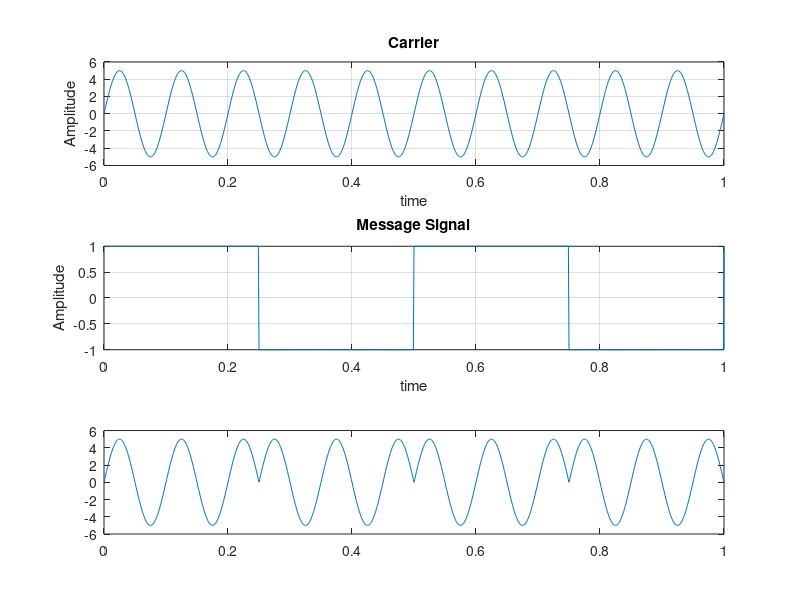
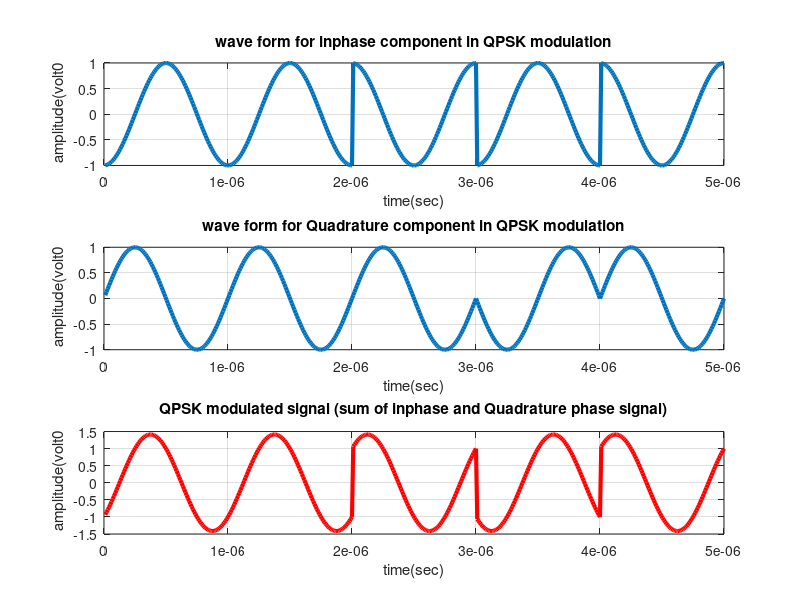

Here is the MATLAB script that generated these plots, in order: (Note: this script raises an error after producing the figures.)
clc
clear all
close all

%BPSK
A=5;
t=0:.001:1;
f1=10;
f2=2;
b=A.*sin(2*pi*f1*t);%Carrier Sine
subplot(3,1,1);
%figure
plot(t,b);
xlabel('time');
ylabel('Amplitude');
title('Carrier');
grid on;

u=square(2*pi*f2*t);%Message signal
subplot(3,1,2);
%figure
plot(t,u);
xlabel('time');
ylabel('Amplitude');
title('Message Signal');
grid on;

v=b.*u;
subplot(3,1,3);
plot(t,v)

%QPSK
data=[0  1 0 1 1 1 0 0 1 1]; % information

data_NZR=2*data-1; % Data Represented at NZR form for QPSK modulation
s_p_data=reshape(data_NZR,2,length(data)/2);  % S/P convertion of data

br=10.^6; %transmission bit rate  
f=br;
T=1/br; % bit duration
t=T/99:T/99:T; % Time vector for one bit information

%QPSK modulation
y=[];
y_in=[];
y_qd=[];
for(o=1:length(data)/2)
    y1=s_p_data(1,o)*cos(2*pi*f*t); % inphase component
    y2=s_p_data(2,o)*sin(2*pi*f*t) ;% Quadrature component
    y_in=[y_in y1]; % inphase signal vector
    y_qd=[y_qd y2]; %quadrature signal vector
    y=[y y1+y2]; % modulated signal vector
end
Tx_sig=y; % transmitting signal after modulation
tt=T/99:T/99:(T*length(data))/2;

figure(2)

subplot(3,1,1);
plot(tt,y_in,'linewidth',3), grid on;
title(' wave form for inphase component in QPSK modulation ');
xlabel('time(sec)');
ylabel(' amplitude(volt0');

subplot(3,1,2);
plot(tt,y_qd,'linewidth',3), grid on;
title(' wave form for Quadrature component in QPSK modulation ');
xlabel('time(sec)');
ylabel(' amplitude(volt0');

subplot(3,1,3);
plot(tt,Tx_sig,'r','linewidth',3), grid on;
title('QPSK modulated signal (sum of inphase and Quadrature phase signal)');
xlabel('time(sec)');
ylabel(' amplitude(volt0');



m=2;
L = 2*m;%Nyquist equation

T=0.01:0.001:.05;
Pf =0.01:0.01:1;
snr_dB = -4;
snr_dB1 = 0;
snr_dB2 = 2;
%-----Linear Value of SNR-----%
snr1 = 10.^(snr_dB./20);
snr2 = 10.^(snr_dB1./20);
snr3 = 10.^(snr_dB2./20);
for p = 1:length(Pf)
    g = 0;
    j = 0;
    k = 0;
    l = 0;
    c = 0;
    d = 0;
       
    for kk=1:40000 % No. of Monte Carlo Simulations
        Noise1=1/sqrt(2)*(randn(1,L)+1i*randn(1,L));  % AWGN noise with mean=0 var=1
        Noise2=1/sqrt(2)*(randn(1,L)+2i*randn(1,L));
        Noise3=1/sqrt(2)*(randn(1,L)+3i*randn(1,L));
        
        h1=1/sqrt(2)*(randn(1,L)+4i*randn(1,L));  %Rayleigh Flat Fading - single tap
        h2=1/sqrt(2)*(randn(1,L)+5i*randn(1,L));
        h3=1/sqrt(2)*(randn(1,L)+6i*randn(1,L));
       
        
        n1=Noise1*snr1;
        n2=Noise2*snr2;
        n3=Noise3*snr3;
        
        pn1 = (std(Noise1)).^2;%Noise power 
        pn2 = (std(Noise2)).^2;
        pn3 = (std(Noise3)).^2;
        
        Signal = v(1:L); %BPSK
        Recv_Sig1 = h1.*Signal + n1;
        Recv_Sig2 = h2.*Signal + n2;
        Recv_Sig3 = h3.*Signal + n3;
        
        Sign = Tx_sig(1:L);%QPSK
        Rev_Sig1 = h1.*Sign + n1;
        Rev_Sig2 = h2.*Sign + n2;
        Rev_Sig3 = h3.*Sign + n3;
        
        % Energy of received signal
        Energy1 = abs(Recv_Sig1).^2; %BPSK
        Energy2 = abs(Recv_Sig2).^2;
        Energy3 = abs(Recv_Sig3).^2;
        
        Energy4 = abs(Rev_Sig1).^2; %QPSK
        Energy5 = abs(Rev_Sig2).^2;
        Energy6 = abs(Rev_Sig3).^2;
        
        %Threshold Calculation
        Threshold(p) = gaminv(1-Pf(p),m)*2;
         
        
       
        signal_power1(p) = sum(abs(Recv_Sig1.^2))/pn1; %BPSK
        signal_power2(p) = sum(abs(Recv_Sig2.^2))/pn2;
        signal_power3(p) = sum(abs(Recv_Sig3.^2))/pn3;
        signal_power4(p) = sum(abs(Rev_Sig1.^2))/pn1; %QPSK
        signal_power5(p) = sum(abs(Rev_Sig2.^2))/pn2;
        signal_power6(p) = sum(abs(Rev_Sig3.^2))/pn3;
        
        
        if(signal_power1(p) > Threshold(p))  %BPSK
            j=j+1;
        end
        if(signal_power4(p) > Threshold(p))  %BPSK
            g=g+1;
        end
        
        if(signal_power2(p) > Threshold(p))
            l=l+1;
        end
        if(signal_power5(p) > Threshold(p))
            k=k+1;
        end
        
        if(signal_power3(p) > Threshold(p))  
            d=d+1;
        end
        if(signal_power6(p) > Threshold(p))  
            c=c+1;
        end
end
Pd1(p) = j/kk;
Pd2(p)= g/kk;
Pd3(p) = l/kk;
Pd4(p) = k/kk;
Pd5(p) = d/kk;
Pd6(p) = c/kk;

pm1(p)=1-Pd1(p);
pm2(p)=1-Pd2(p);
pm3(p)=1-Pd3(p);
pm4(p)=1-Pd4(p);
pm5(p)=1-Pd5(p);
pm6(p)=1-Pd6(p);



end
figure
loglog(Pf,pm1,'-b',Pf,pm2,'-r',Pf,pm3,'*-b',Pf,pm4,'*-r',Pf,pm5,'--b',Pf,pm6,'--r', 'LineWidth', 3);
hold on
grid on
xlabel('Probability of false alarm,P_{f}','FontSize',30);
ylabel('Probability of misdetection,P_{m}','FontSize',30);
title('CROC Curve Under Rayleigh Channel For BPSK and QPSK','FontSize',30);
leg=legend('BPSK for snr= -4dB','QPSK for snr= -4dB', 'BPSK for snr= 0dB','QPSK for snr= 0dB','BPSK for snr= 2dB','QPSK for snr= 2dB');
set(leg,'FontSize',32)